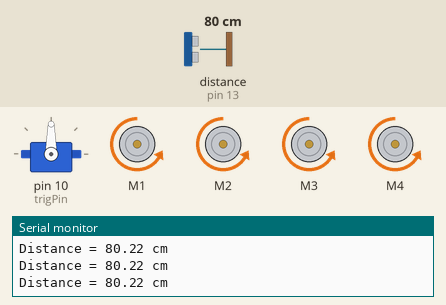
Recording of a sketch running on a simulated Arduino Uno, built with avr-gcc and run on an emulated ATmega328P. Shown: servo, 4 × DC motor (green arrow = forward, orange = backward, longer = faster), the last lines printed to the serial monitor. Inputs (shaded band) come from the test bench; at power-on: distance to the obstacle (sensor on pin 13) 80 cm. The echo pulse lasts 58.3 µs per cm.

Above: at 1.3 s.
1.4 s: distance to the obstacle (sensor on pin 13) set to 54 cm
2.9 s: distance to the obstacle (sensor on pin 13) set to 46 cm
At 3.7 s:
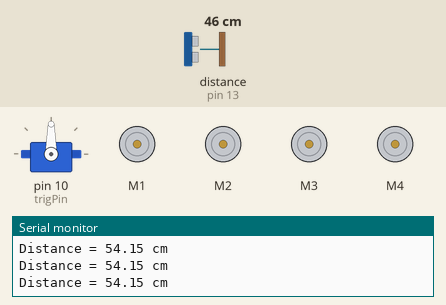
4.5 s: distance to the obstacle (sensor on pin 13) set to 60 cm
At 4.9 s:
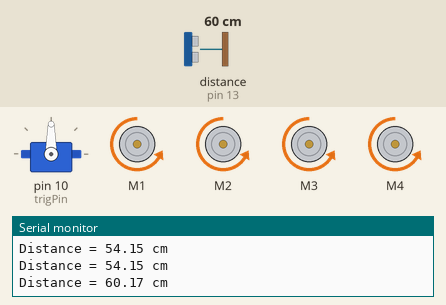
6.0 s: distance to the obstacle (sensor on pin 13) set to 2 cm
At 6.5 s:
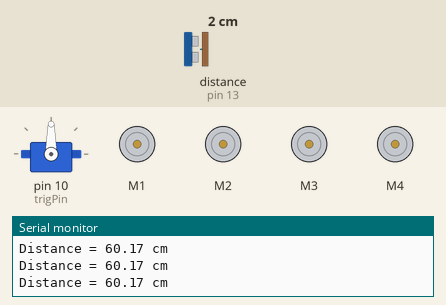
Timing chart, 0 to 8.5 s (numbered marks = the images above; inputs shaded):
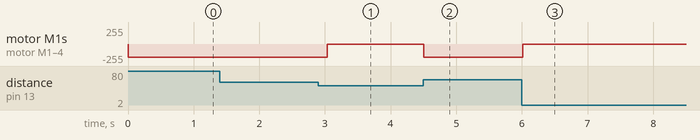

The sketch:

sketch_feb13a.ino
```cpp
/*
This is a test sketch for the Adafruit assembled Motor Shield for Arduino v2
It won't work with v1.x motor shields! Only for the v2's with built in PWM
control

For use with the Adafruit Motor Shield v2
---->  http://www.adafruit.com/products/1438

This sketch creates a fun motor party on your desk *whiirrr*
Connect a unipolar/bipolar stepper to M3/M4
Connect a DC motor to M1
Connect a hobby servo to SERVO1
*/

#include <Wire.h>
#include <Servo.h>
#include <Adafruit_MotorShield.h>

#define trigPin 10
#define echoPin 13

// Create the motor shield object with the default I2C address
Adafruit_MotorShield AFMS = Adafruit_MotorShield();
// Or, create it with a different I2C address (say for stacking)
// Adafruit_MotorShield AFMS = Adafruit_MotorShield(0x61);

// And connect DC motors to port M1,M2,M3 and M4
Adafruit_DCMotor *myMotor1 = AFMS.getMotor(1);
Adafruit_DCMotor *myMotor2 = AFMS.getMotor(2);
Adafruit_DCMotor *myMotor3 = AFMS.getMotor(3);
Adafruit_DCMotor *myMotor4 = AFMS.getMotor(4);

// We'll also test out the built in Arduino Servo library
Servo servo1;

void setup() {
  Serial.begin(9600);           // set up Serial library at 9600 bps
  Serial.println("Autonomous Motion Using UltraSonic Sensor!");

  pinMode(trigPin, OUTPUT);
  pinMode(echoPin, INPUT);

  AFMS.begin();  // create with the default frequency 1.6KHz
  //AFMS.begin(1000);  // OR with a different frequency, say 1KHz

  // Attach a servo to pin #10
  servo1.attach(10);

  // turn on motor M1
  myMotor1->setSpeed(200);
  myMotor1->run(RELEASE);

  // turn on motor M2
  myMotor2->setSpeed(200);
  myMotor2->run(RELEASE);

  // turn on motor M3
  myMotor3->setSpeed(200);
  myMotor3->run(RELEASE);

  // turn on motor M4
  myMotor4->setSpeed(200);
  myMotor4->run(RELEASE);
}

int i;
void loop() {
  //Set servo position to 90 degrees (centered)
  //servo1.write(90);
  //delay(1000);

  //  Initiate Sensor Reading
  float distance = takeSensorReading();

  while(distance > 50){
    //  Accelerate in Forward Direction
    deccelerateAllBackward();

    Serial.print("Distance = ");
    Serial.print(distance);
    Serial.println(" cm");
    delay(500);

    //Take reading
    distance = takeSensorReading();
  }

  //Halt all wheels
  haltAllWheels();
}

//Move All Tires Forward
 void accelerateAllForward(){
  myMotor1->run(FORWARD);
  myMotor2->run(FORWARD);
  myMotor3->run(FORWARD);
  myMotor4->run(FORWARD);

  myMotor1->setSpeed(200);
  myMotor2->setSpeed(200);
  myMotor3->setSpeed(200);
  myMotor4->setSpeed(200);

}

//Move All Tires Backward
void deccelerateAllBackward(){
    myMotor1->run(BACKWARD);
    myMotor2->run(BACKWARD);
    myMotor3->run(BACKWARD);
    myMotor4->run(BACKWARD);

    myMotor1->setSpeed(200);
    myMotor2->setSpeed(200);
    myMotor3->setSpeed(200);
    myMotor4->setSpeed(200);

}

// Slow all tires down to zero
void haltAllWheels(){
    myMotor1->setSpeed(0);
    myMotor2->setSpeed(0);
    myMotor3->setSpeed(0);
    myMotor4->setSpeed(0);
}

//Turn Tires Left or Right Forward
 void turnLeftOrRightForward(){
  myMotor1->run(FORWARD);
  myMotor4->run(FORWARD);

  myMotor1->setSpeed(175);
  myMotor4->setSpeed(175);
}

//Turn Tires Left Backwards
 void turnLeftBackward(){
  myMotor2->run(BACKWARD);
  myMotor3->run(BACKWARD);

  myMotor2->setSpeed(175);
  myMotor3->setSpeed(175);
}

//Turn Tires Right Backwards
 void turnRightBackward(){
  myMotor1->run(BACKWARD);
  myMotor4->run(BACKWARD);

  myMotor1->setSpeed(175);
  myMotor4->setSpeed(175);
}

void turnServo90Clockwise(){
  for(int pos = 0; pos <= 90; pos += 1){
    servo1.write(pos);
    delay(15);
  }
}

void turnServo90AntiClockwise(){
  for(int pos = 90; pos >= 0; pos -= 1){
    servo1.write(pos);
    delay(15);
  }
}

float takeSensorReading(){
  float duration, distance;

  digitalWrite(trigPin, LOW);
  delayMicroseconds(2);

  digitalWrite(trigPin, HIGH);
  delayMicroseconds(10);
  digitalWrite(trigPin, LOW);

  duration = pulseIn(echoPin, HIGH);
  distance = (duration / 2) * 0.0344;

  return distance;
}
```

Measured:
- the behaviour switches between 50 and 49 cm on distance to the obstacle (sensor on pin 13) (found by bisection; images 0 and 1)
- after the input at 2.9 s, motor M1–4: backward 200/255 → stopped after 0.14 s
- after the input at 4.5 s, motor M1–4: stopped → backward 200/255 at once
- after the input at 6.0 s, motor M1–4: backward 200/255 → stopped at once
